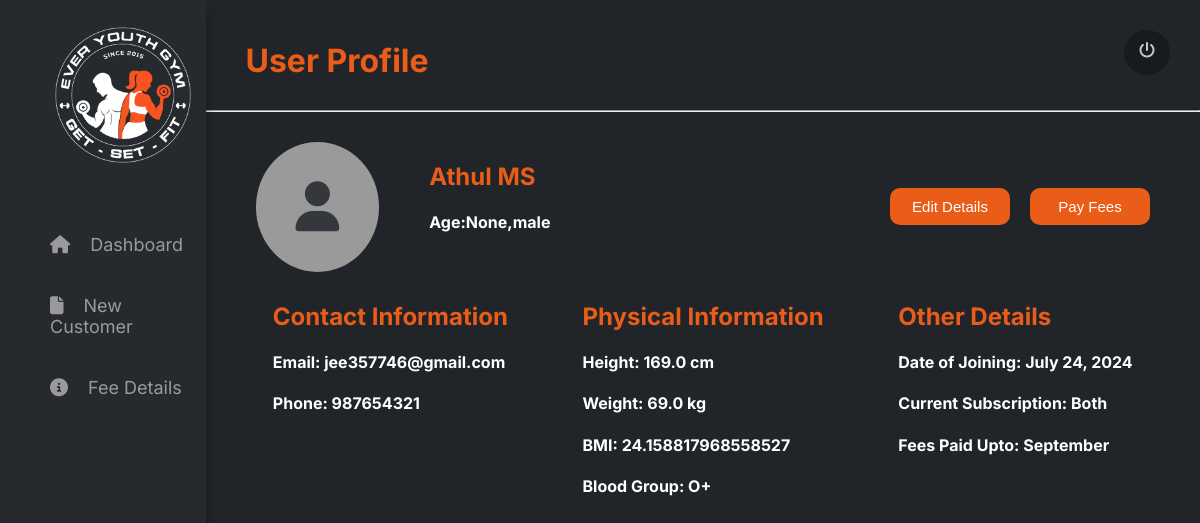
The page /profile/23/ (signed in) on the database as committed earlier.
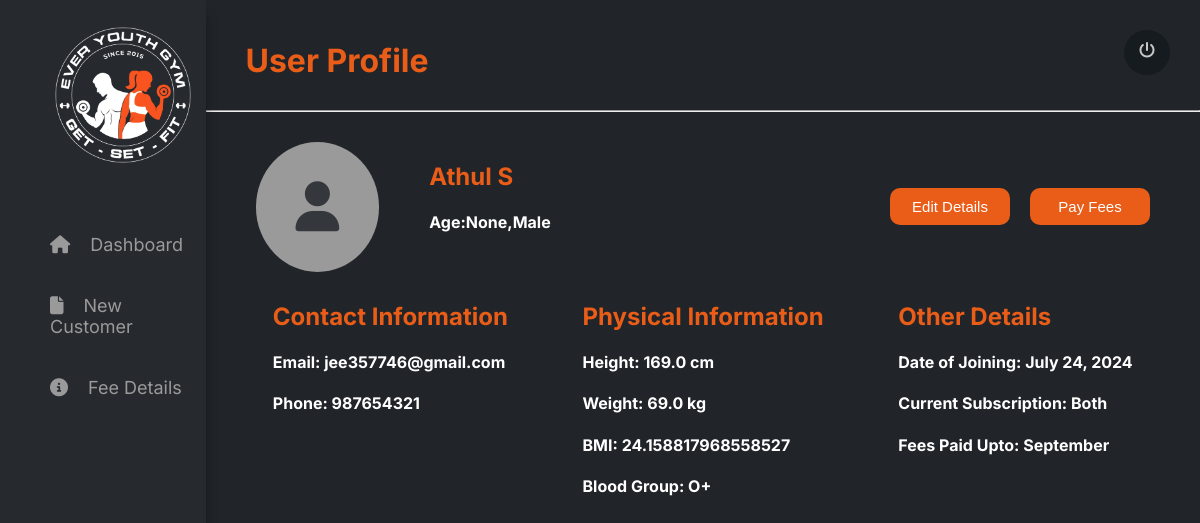
The same page on the database as committed later.
### gym/models.py (models this page shows, shortened)
class Customer(models.Model):
    GENDER_CHOICES = [
        ('M', 'Male'),
        ('F', 'Female'),
    ]
    BLOOD_GROUP_CHOICES = [
        ('O+', 'O+'),
        ('O-', 'O-'),
        ('A+', 'A+'),
        ('A-', 'A-'),
        ('B+', 'B+'),
        ('B-', 'B-'),
        ('AB+', 'AB+'),
        ('AB-', 'AB-'),
        ('A1+', 'A1+'),
        ('A1-', 'A1-'),
        ('A2+', 'A2+'),
        ('A2-', 'A2-'),
        ('A1B+', 'A1B+'),
        ('A1B-', 'A1B-'),
        ('A2B+', 'A2B+'),
        ('A2B-', 'A2B-'),
        ('BOMBAY', 'BOMBAY'),
    ]
    WEIGHT_TRAINING = 'WT'
    CARDIO = 'C'
    BOTH = 'B'
    MEMBERSHIP_CHOICES = [
        (WEIGHT_TRAINING, 'Weight Training'),
        (CARDIO, 'Cardio'),
        (BOTH, 'Both'),
    ]
    unique_id = models.AutoField(primary_key=True)
    name = models.CharField(max_length=255,blank=False)
    phone_no = models.CharField(max_length=10, blank=True)
    email = models.EmailField(null=True, blank=True)
    gender = models.CharField(max_length=1, choices=GENDER_CHOICES,blank=False)
    height = models.FloatField(help_text='Height in centimeters', null=True, blank=True)
    weight = models.FloatField(help_text='Weight in kilograms', null=True, blank=True)
    blood_group = models.CharField(max_length=6, choices=BLOOD_GROUP_CHOICES,blank=False)
    bmi = models.FloatField(editable=False, null=True, blank=True)
    admission_number = models.PositiveIntegerField(editable=False, default=0)
    date_of_admission = models.DateField(default=timezone.now)
    date_of_birth = models.DateField(null=True, blank=True)

### gym/views.py (the view)
# urls.py: path('profile/<int:customer_id>/', profile_view, name='profile'),
@login_required
def profile_view(request, customer_id):
    customer = get_object_or_404(Customer, pk=customer_id)
    latest_fee_detail = customer.feedetail_set.order_by('-date_of_payment').first()
    if customer.date_of_birth:
        age = timezone.now().year - customer.date_of_birth.year
    else:
        age = None
    context = {
        'name': customer.name,
        'id': customer.pk,
        'gender': customer.get_gender_display(),
        'age': age,
        'email': customer.email,
        'phone': customer.phone_no,
        'height': customer.height,
        'weight': customer.weight,
        'bmi': customer.bmi,
        'bloodGroup': customer.get_blood_group_display(),
        'doj': customer.date_of_admission,
        'category': latest_fee_detail.get_category_display() if latest_fee_detail else 'N/A',
        'activeMonth': latest_fee_detail.get_month_display() if latest_fee_detail else 'N/A'
    }
    return render(request, 'gym/profile.html', context)

### gym/templates/gym/profile.html (shortened to what this page needs)
{% load static %}
<!DOCTYPE html>
<html lang="en">
<head>
    <link rel="stylesheet" href="{% static 'gym/profile.css' %}">
</head>
<body>
    <div class="container">
        <div class="navbar">
            <div class="logo">
                <img src="{% static 'gym/assets/images/Logo.png' %}" alt="Logo">
            </div>
            <nav>
                <a href="{% url 'dashboard' %}"><li><i class="fa-solid fa-house" style="color: #9a9a9a;"></i>Dashboard</li></a>
                <a href="/add"><li><i class="fa-solid fa-file"></i>New Customer</li></a>
                <a href="{% url 'feeDetails' %}" ><li><i class="fa-solid fa-circle-info" style="color: #9a9a9a;"></i>Fee Details</li></a>
            </nav>
        </div>
        <div class="content">
            <div class="header">
                <h1>User Profile</h1>
                <div class="userIcon">
                    <a href="login.html" onclick="alert('Logged out successfully')"><i class="fa-solid fa-power-off" style="color: #c7c7c7;"></i></a>
                </div>
            </div>
            <hr style="color:#9A9A9A">
            <div class="outerContainer">
                <div class="userButtonArea">
                    <div class="userSection">
                        <div class="userImage">
                            <i class="fa-solid fa-user"></i>
                        </div>
                        <div class="user">
                            <h2><b>{{ name }}</b></h2>
                            <h4> Age:{{age}},{{ gender }}</h4>
                        </div>
                    </div>
                    <div class="buttonSection">
                        <a href="/edit/{{id}}"><button class="editButton">Edit Details</button></a>
                        <a href="/pay_fees/{{id}}"><button class="payFeesButton">Pay Fees</button></a>
                    </div>
                </div>
                <div class="rowSection">
                    <div class="contactSection">
                        <h2>Contact Information</h2>
                        <div class="contact">
                            <h4><b>Email:</b> {{ email }}</h4>
                            <h4><b>Phone:</b> {{ phone }}</h4>
                        </div>
                    </div>
                    <div class="physicalInformation">
                        <h2>Physical Information</h2>
                        <div class="physical">
                            <h4><b>Height:</b> {{ height }} cm</h4>
                            <h4><b>Weight:</b> {{ weight }} kg</h4>
                            <h4><b>BMI:</b> {{ bmi }}</h4>
                            <h4><b>Blood Group:</b> {{ bloodGroup }}</h4>
                        </div>
                    </div>
                    <div class="otherDetails">
                        <h2>Other Details</h2>
                        <div class="other">
                            <h4><b>Date of Joining:</b> {{ doj }}</h4>
                            <h4><b>Current Subscription:</b> {{ category }}</h4>
                            <h4><b>Fees Paid Upto:</b> {{ activeMonth }}</h4>
                        </div>
                    </div>
                </div>
            </div>
        </div>
    </div>
</body>
</html>

Rows that differ between the two databases and show on the page:
changed Customer "jee357746@gmail.com": name "Athul MS" → "Athul S"; gender "male" → (not shown)
Other text that changed with them:
{{ gender }}: (not shown) → "Male"
